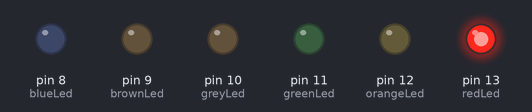
Recording of a sketch running on a simulated Arduino Uno, built with avr-gcc and run on an emulated ATmega328P. Shown: output pins drawn as LEDs (lit = HIGH).

Above: at 0.4 s.
At 1.7 s:
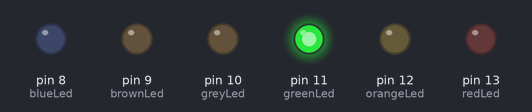
At 2.3 s:
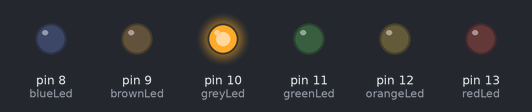
At 3.7 s:
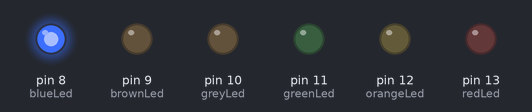
At 5.0 s:
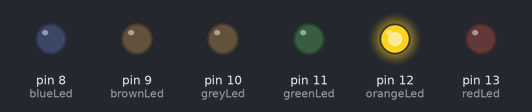
At 6.9 s:
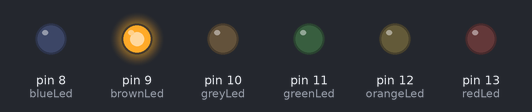
Timing chart, 0 to 9.0 s (numbered marks = the images above):
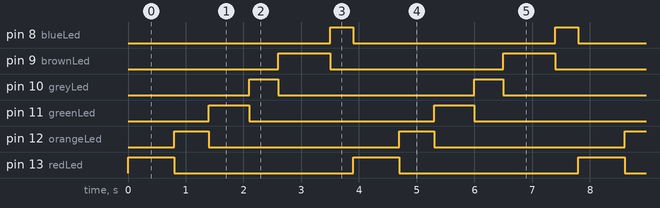

Measured:
- by itself, pin 8 (blueLed): alternates HIGH for 0.40 s and LOW for 3.5 s
- by itself, pin 9 (brownLed): alternates HIGH for 0.90 s and LOW for 3.0 s
- by itself, pin 10 (greyLed): alternates HIGH for 0.50 s and LOW for 3.4 s
- by itself, pin 11 (greenLed): alternates HIGH for 0.70 s and LOW for 3.2 s
- by itself, pin 12 (orangeLed): alternates HIGH for 0.60 s and LOW for 3.3 s
- by itself, pin 13 (redLed): alternates HIGH for 0.80 s and LOW for 3.1 s

The sketch:

project2_circuit_anishthapa1.ino
```cpp
// C++ code

// Declare variables for each LED pin:
int redLed = 13;
int orangeLed = 12;
int greenLed = 11;
int greyLed = 10;
int brownLed = 9;
int blueLed = 8;

void setup() {
  // Initialize all LED pins as outputs:
  pinMode(redLed, OUTPUT);
  pinMode(orangeLed, OUTPUT);
  pinMode(greenLed, OUTPUT);
  pinMode(greyLed, OUTPUT);
  pinMode(brownLed, OUTPUT);
  pinMode(blueLed, OUTPUT);
}

void loop() {
  // Turn on LEDs in sequence with different delay times

  // Red LED on, others off
  digitalWrite(redLed, HIGH);
  digitalWrite(orangeLed, LOW);
  digitalWrite(greenLed, LOW);
  digitalWrite(greyLed, LOW);
  digitalWrite(brownLed, LOW);
  digitalWrite(blueLed, LOW);
  delay(800); // 0.8 second delay

  // ORANGE LED on, others off
  digitalWrite(redLed, LOW);
  digitalWrite(orangeLed, HIGH);
  digitalWrite(greenLed, LOW);
  digitalWrite(greyLed, LOW);
  digitalWrite(brownLed, LOW);
  digitalWrite(blueLed, LOW);
  delay(600); // 0.6 second delay

  // GREEN LED on, others off
  digitalWrite(redLed, LOW);
  digitalWrite(orangeLed, LOW);
  digitalWrite(greenLed, HIGH);
  digitalWrite(greyLed, LOW);
  digitalWrite(brownLed, LOW);
  digitalWrite(blueLed, LOW);
  delay(700); // 0.7 second delay

  // GREY LED on, others off
  digitalWrite(redLed, LOW);
  digitalWrite(orangeLed, LOW);
  digitalWrite(greenLed, LOW);
  digitalWrite(greyLed, HIGH);
  digitalWrite(brownLed, LOW);
  digitalWrite(blueLed, LOW);
  delay(500); // 0.5 second delay

  // BROWN LED on, others off
  digitalWrite(redLed, LOW);
  digitalWrite(orangeLed, LOW);
  digitalWrite(greenLed, LOW);
  digitalWrite(greyLed, LOW);
  digitalWrite(brownLed, HIGH);
  digitalWrite(blueLed, LOW);
  delay(900); // 0.9 second delay

  // BLUE LED on, others off
  digitalWrite(redLed, LOW);
  digitalWrite(orangeLed, LOW);
  digitalWrite(greenLed, LOW);
  digitalWrite(greyLed, LOW);
  digitalWrite(brownLed, LOW);
  digitalWrite(blueLed, HIGH);
  delay(400); // 0.4 second delay
}
```
